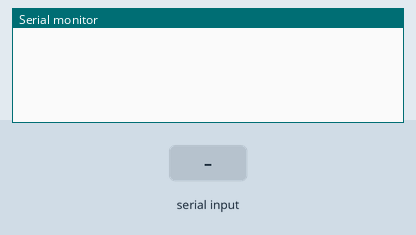
Recording of a sketch running on a simulated Arduino Uno, built with avr-gcc and run on an emulated ATmega328P. Parts: the last lines printed to the serial monitor. The inputs (shaded band) are chosen by the test bench. Random numbers use the default seed unless the sketch sets one.

Above: at 1.2 s.
1.3 s: byte 0 (0) received over Serial
At 1.8 s:
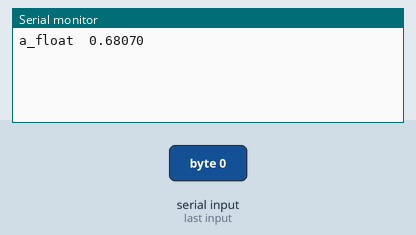
2.8 s: byte 1 (1) received over Serial
At 4.0 s:
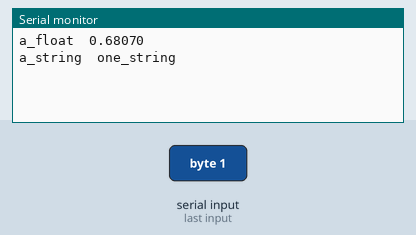
4.3 s: byte 2 (2) received over Serial
At 5.3 s:
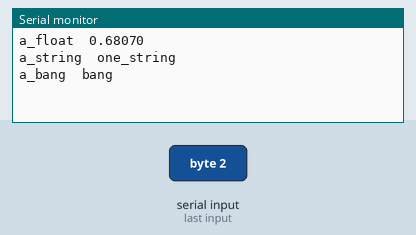
5.8 s: byte 3 (3) received over Serial
At 6.4 s:
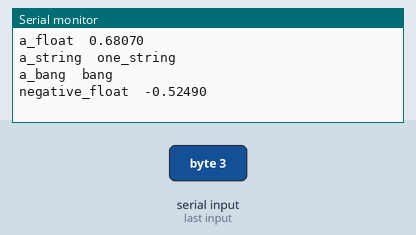
7.3 s: byte 4 (4) received over Serial
At 8.5 s:
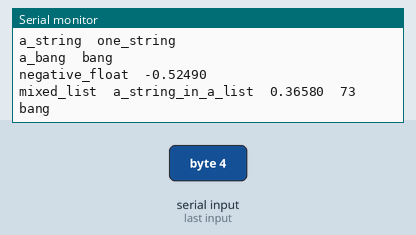
8.8 s: byte 1 (1) received over Serial
At 9.9 s:
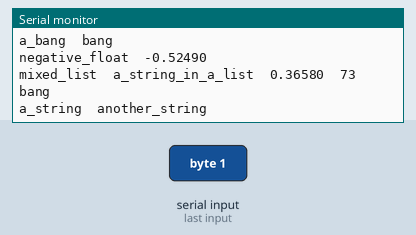

Measured:
- after the input at 1.3 s, the serial monitor: prints a new line at once (image 1)
- after the input at 2.8 s, the serial monitor: prints a new line at once (image 2)
- after the input at 4.3 s, the serial monitor: prints a new line at once (image 3)
- after the input at 5.8 s, the serial monitor: prints a new line at once (image 4)
- after the input at 7.3 s, the serial monitor: prints a new line at once (image 5)
- after the input at 8.8 s, the serial monitor: prints a new line at once (image 6)

The sketch:

float_string_bang.ino
```cpp
#define MAX_RAND 10000

String strings[3] = { "one_string", "another_string", "last_string" };
int string_counter = 0;

String list_strings[3] = { "a_string_in_a_list", "another_list_string", "last_list_string" };
int list_str_cnt = 0;

float a_float, another_float, negative_float;
int an_int;

void setup() {
  Serial.begin(9600);
}

void loop() {
  if(Serial.available()){
    byte in_byte = Serial.read();

    switch(in_byte){
      case 0:
        a_float = (float)random(MAX_RAND) / (float)MAX_RAND;
        Serial.print("a_float\t");
        // print a float with five digits
        Serial.println(a_float, 5);
        break;

      case 1:
        Serial.print("a_string\t");
        Serial.println(strings[string_counter]);
        string_counter++;
        if(string_counter >= 3) string_counter = 0;
        break;

      case 2:
        Serial.print("a_bang\t");
        Serial.println("bang");
        break;

      case 3:
        negative_float = ((float)random(MAX_RAND) / (float)MAX_RAND) * -1.0;
        Serial.print("negative_float\t");
        Serial.println(negative_float, 5);
        break;

      case 4:
        an_int = random(MAX_RAND);
        another_float = (float)random(MAX_RAND) / (float)MAX_RAND;
        Serial.print("mixed_list\t");
        Serial.print(list_strings[list_str_cnt]); Serial.print("\t");
        Serial.print(another_float, 5); Serial.print("\t");
        Serial.print(an_int); Serial.print("\t");
        // the bang can't be included in a list in Pd, so it will be output last
        // no matter where it's placed in the Arduino code
        Serial.println("bang");
        list_str_cnt++;
        if(list_str_cnt >= 3) list_str_cnt = 0;
        break;
    }
  }
}
```
